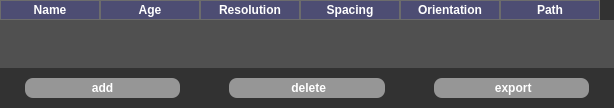
            <widget class="QWidget" name="image_widget">
             <property name="font">
              <font>
               <family>Microsoft YaHei UI</family>
               <pointsize>9</pointsize>
               <italic>false</italic>
               <bold>true</bold>
              </font>
             </property>
             <property name="styleSheet">
              <string notr="true">background-color: rgb(50, 50, 50);
border:none;</string>
             </property>
             <attribute name="title">
              <string>Image</string>
             </attribute>
             <layout class="QVBoxLayout" name="verticalLayout_4" stretch="7,1">
              <property name="spacing">
               <number>0</number>
              </property>
              <property name="leftMargin">
               <number>0</number>
              </property>
              <property name="topMargin">
               <number>0</number>
              </property>
              <property name="rightMargin">
               <number>0</number>
              </property>
              <property name="bottomMargin">
               <number>0</number>
              </property>
              <item>
               <widget class="QTableWidget" name="image_tw">
                <property name="font">
                 <font>
                  <family>Microsoft YaHei UI</family>
                  <pointsize>9</pointsize>
                  <italic>false</italic>
                  <bold>true</bold>
                 </font>
                </property>
                <property name="styleSheet">
                 <string notr="true">QTableWidget {
    color: rgb(0, 0, 0);
    background-color: rgb(80, 80, 80);
    gridline-color: #6c6c6c;  
}

/* Header row (first row) styling. */
QHeaderView::section {
    background-color: rgb(77,77,115);
    color: #FFFFFF;
    font-size: 6 pt;
    font-weight: bold;
    border: 1px solid #6c6c6c;
}

/* Top-left corner square styling (recommended; otherwise it is white). */
QTableCornerButton::section {
    background-color: #404040;
    border: 1px solid #6c6c6c;
}</string>
                </property>
                <property name="sizeAdjustPolicy">
                 <enum>QAbstractScrollArea::AdjustToContents</enum>
                </property>
                <property name="textElideMode">
                 <enum>Qt::ElideMiddle</enum>
                </property>
                <attribute name="verticalHeaderVisible">
                 <bool>false</bool>
                </attribute>
                <column>
                 <property name="text">
                  <string>Name</string>
                 </property>
                </column>
                <column>
                 <property name="text">
                  <string>Age</string>
                 </property>
                </column>
                <column>
                 <property name="text">
                  <string>Resolution</string>
                 </property>
                </column>
                <column>
                 <property name="text">
                  <string>Spacing</string>
                 </property>
                </column>
                <column>
                 <property name="text">
                  <string>Orientation</string>
                 </property>
                </column>
                <column>
                 <property name="text">
                  <string>Path</string>
                 </property>
                </column>
               </widget>
              </item>
              <item>
               <layout class="QHBoxLayout" name="horizontalLayout_16" stretch="4,1,4,1,4">
                <property name="spacing">
                 <number>10</number>
                </property>
                <property name="leftMargin">
                 <number>25</number>
                </property>
                <property name="topMargin">
                 <number>10</number>
                </property>
                <property name="rightMargin">
                 <number>25</number>
                </property>
                <property name="bottomMargin">
                 <number>10</number>
                </property>
                <item>
                 <widget class="QPushButton" name="add_img_btn">
                  <property name="sizePolicy">
                   <sizepolicy hsizetype="Expanding" vsizetype="Expanding">
                    <horstretch>0</horstretch>
                    <verstretch>0</verstretch>
                   </sizepolicy>
                  </property>
                  <property name="font">
                   <font>
                    <family>Microsoft YaHei UI</family>
                    <pointsize>9</pointsize>
                    <italic>false</italic>
                    <bold>true</bold>
                   </font>
                  </property>
                  <property name="styleSheet">
                   <string notr="true">color: rgb(255, 255, 255);
background-color: rgb(150, 150, 150);
border-radius: 8px;
</string>
                  </property>
                  <property name="text">
                   <string>  add  </string>
                  </property>
                  <property name="icon">
                   <iconset resource="resource/DataManager.qrc">
                    <normaloff>:/DataManager/add.png</normaloff>:/DataManager/add.png</iconset>
                  </property>
                  <property name="checkable">
                   <bool>true</bool>
                  </property>
                  <property name="autoRepeat">
                   <bool>true</bool>
                  </property>
                  <property name="autoDefault">
                   <bool>false</bool>
                  </property>
                  <property name="default">
                   <bool>false</bool>
                  </property>
                  <property name="flat">
                   <bool>false</bool>
                  </property>
                 </widget>
                </item>
                <item>
                 <spacer name="horizontalSpacer">
                  <property name="orientation">
                   <enum>Qt::Horizontal</enum>
                  </property>
                  <property name="sizeHint" stdset="0">
                   <size>
                    <width>40</width>
                    <height>20</height>
                   </size>
                  </property>
                 </spacer>
                </item>
                <item>
                 <widget class="QPushButton" name="delete_img_btn">
                  <property name="sizePolicy">
                   <sizepolicy hsizetype="Expanding" vsizetype="Expanding">
                    <horstretch>0</horstretch>
                    <verstretch>0</verstretch>
                   </sizepolicy>
                  </property>
                  <property name="font">
                   <font>
                    <family>Microsoft YaHei UI</family>
                    <pointsize>9</pointsize>
                    <italic>false</italic>
                    <bold>true</bold>
                   </font>
                  </property>
                  <property name="styleSheet">
                   <string notr="true">color: rgb(255, 255, 255);
background-color: rgb(150, 150, 150);
border-radius: 8px;</string>
                  </property>
                  <property name="text">
                   <string> delete</string>
                  </property>
                  <property name="icon">
                   <iconset resource="resource/DataManager.qrc">
                    <normaloff>:/DataManager/delete.png</normaloff>:/DataManager/delete.png</iconset>
                  </property>
                 </widget>
                </item>
                <item>
                 <spacer name="horizontalSpacer_5">
                  <property name="orientation">
                   <enum>Qt::Horizontal</enum>
                  </property>
                  <property name="sizeHint" stdset="0">
                   <size>
                    <width>40</width>
                    <height>20</height>
                   </size>
                  </property>
                 </spacer>
                </item>
                <item>
                 <widget class="QPushButton" name="export_img_btn">
                  <property name="sizePolicy">
                   <sizepolicy hsizetype="Expanding" vsizetype="Expanding">
                    <horstretch>0</horstretch>
                    <verstretch>0</verstretch>
                   </sizepolicy>
                  </property>
                  <property name="font">
                   <font>
                    <family>Microsoft YaHei UI</family>
                    <pointsize>9</pointsize>
                    <italic>false</italic>
                    <bold>true</bold>
                   </font>
                  </property>
                  <property name="styleSheet">
                   <string notr="true">color: rgb(255, 255, 255);
background-color: rgb(150, 150, 150);
border-radius: 8px;</string>
                  </property>
                  <property name="text">
                   <string> export</string>
                  </property>
                  <property name="icon">
                   <iconset resource="resource/DataManager.qrc">
                    <normaloff>:/DataManager/export.png</normaloff>:/DataManager/export.png</iconset>
                  </property>
                 </widget>
                </item>
               </layout>
              </item>
             </layout>
            </widget>
